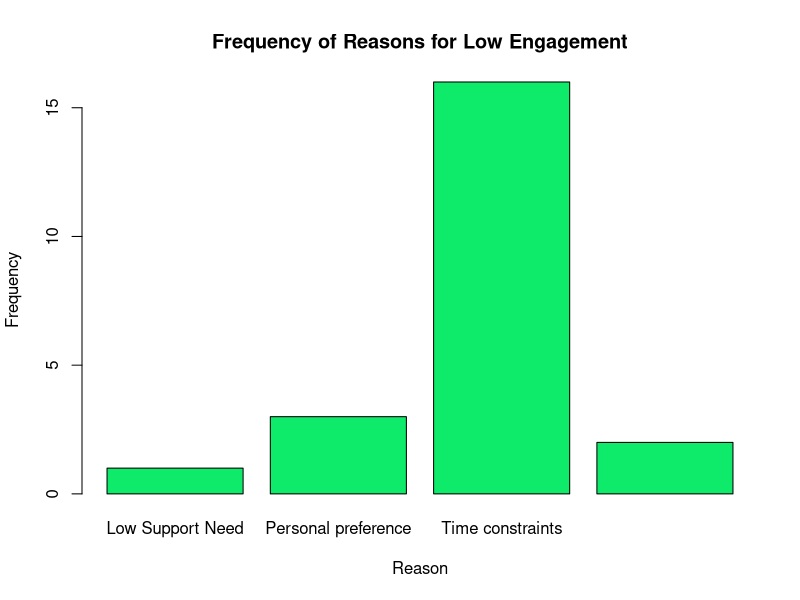
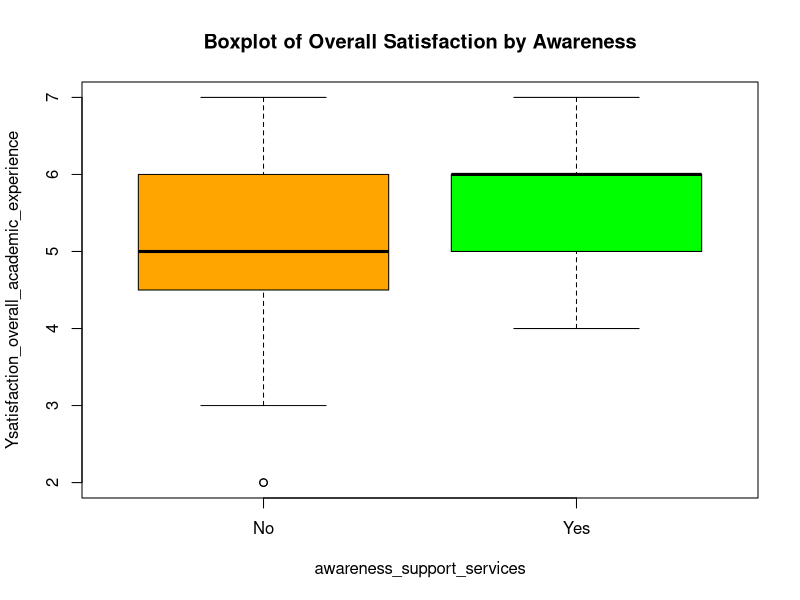
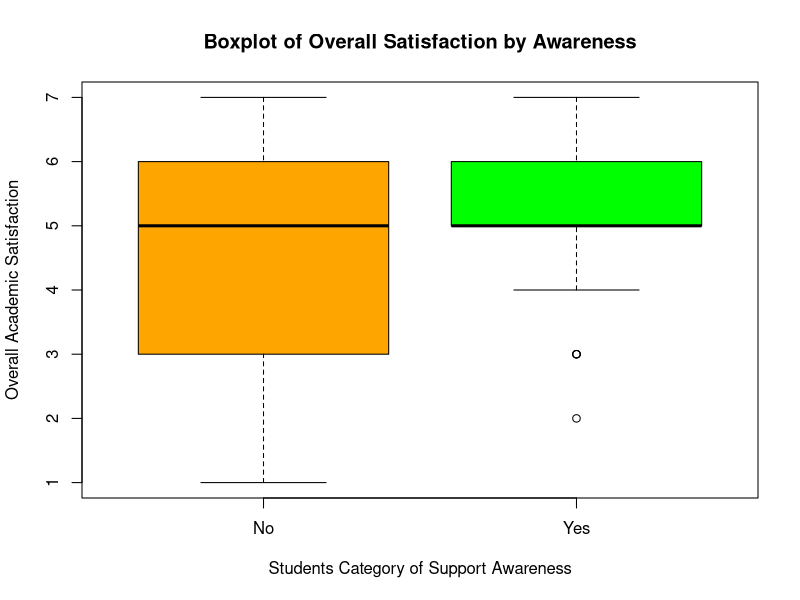
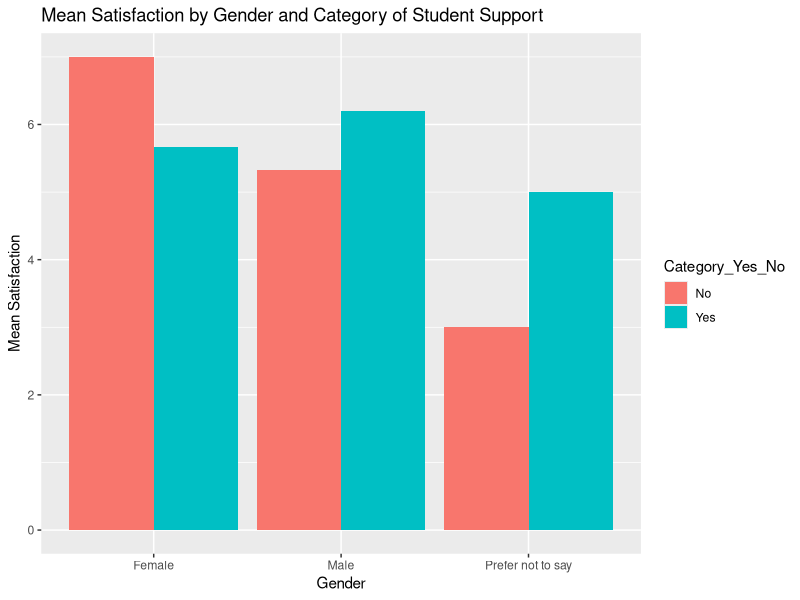
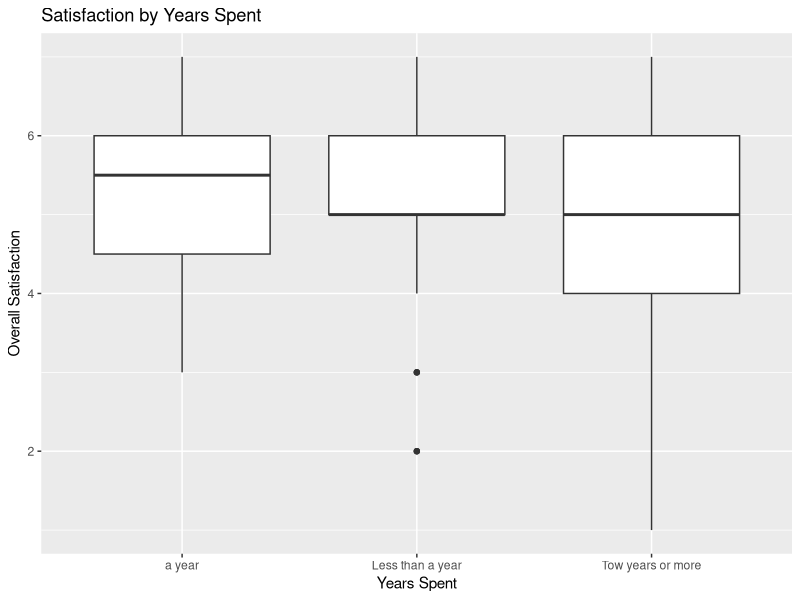
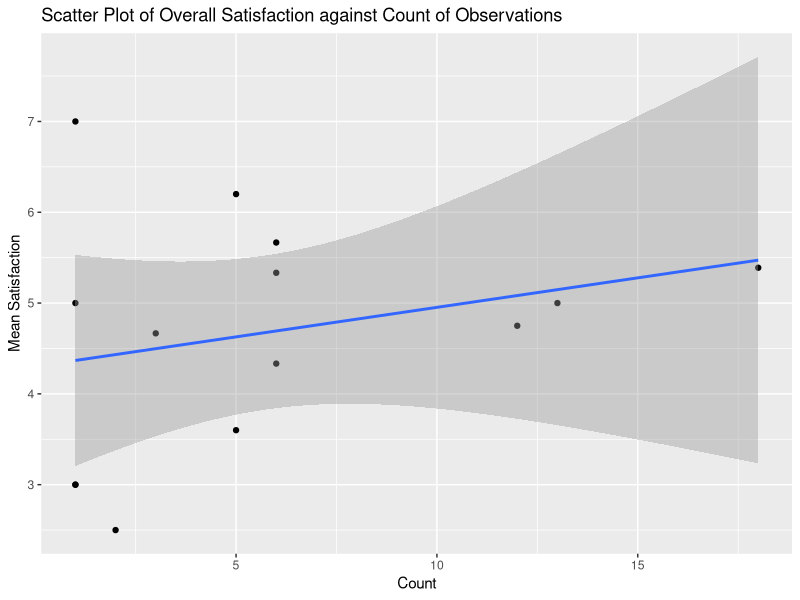
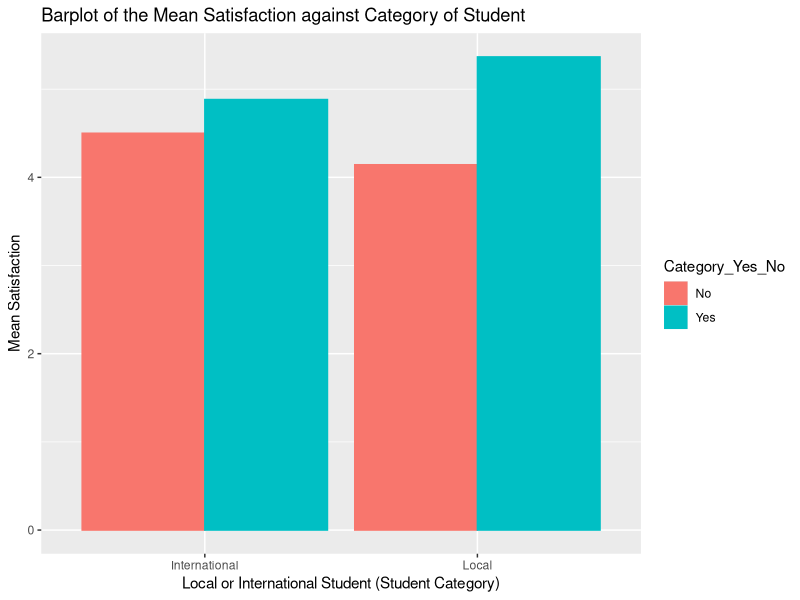

Generate these figures, in order, with R:
data <- read.csv("project.csv")
# View(data)


data <- data[-c(1, 2), ]
# View(data)


library(dplyr)
# deleting unnecessery colums
data <- data %>%
    select(
        -StartDate, -EndDate, -Status, -IPAddress, -Progress, -Duration..in.seconds.,
        -Finished, -RecordedDate, -ResponseId, -RecipientLastName, -RecipientFirstName,
        -RecipientLastName, -RecipientEmail, -ExternalReference, -LocationLatitude,
        -LocationLongitude, -DistributionChannel, -UserLanguage
    )

# View(data)


na_count <- sum(is.na(data$scl_dpt))
na_count
empty_string_count <- sum(data$scl_dpt == "")
empty_string_count

# deleting evry row that has an empty string in its scl dpt
data <- subset(data, scl_dpt != "")
# View(data)


View(data)

print(names(data))

View(data)


data <- data %>%
    mutate(
        Category_Yes_No = ifelse(No_or_YesBlock_1 <= 3, "No", "Yes")
    )

data <- data %>%
    select(
        consent, No_or_YesBlock_1, Category_Yes_No, everything()
    )


data <- data %>%
    mutate(
        overall_student_satisfaction = ifelse(
            No_or_YesBlock_1 > 3, nan_overall_expY_1, satis_on_experience_1
        )
    )


# Change Variable Name for readability

names(data) <- c("consent", "category_student_support", "Category_Yes_No", "satisfaction_non-academic-support", "stress_level_support", "time_management_support", "satisfaction_communication_channels", "awareness_support_services", "grade_support_services", "Ysatisfaction_overall_academic_experience", "suggest_new_support", "new_support_suggestion", "reason_for_lack_of_engagement", "other_reasons_for_lack", "will_engagement_impact_performance", "Nsatisfaction_overall_academic_experience", "satisfaction_academic_performance", "awareness_non_academic_support", "prospect_of_engagement_academic_improvement", "suggestion_new_academic_support", "age", "gender", "years_spent", "local_or_inter", "school_department", "major", "overall_student_satisfaction")

ncol(data)
View(data)


students_with_support <- data[data$No_or_YesBlock_1 > 3, ]$Ysatisfaction_overall_academic_experience
students_with_no_support <- data[data$No_or_YesBlock_1 <= 3, ]$Nsatisfaction_overall_academic_experience


data$Ysatisfaction_overall_academic_experience <- as.numeric(data$Ysatisfaction_overall_academic_experience)
data$Nsatisfaction_overall_academic_experience <- as.numeric(data$Nsatisfaction_overall_academic_experience)


students_with_support <- data$Ysatisfaction_overall_academic_experience
students_with_no_support <- data$Nsatisfaction_overall_academic_experience




# First Inferential Test
# T.test

t.test_overall_experience <- t.test(students_with_support, students_with_no_support, alternative = "two.sided")
t.test_overall_experience


# t.test_overall_experience

#         Welch Two Sample t-test

# data:  students_with_support and students_with_no_support
# t = 2.5257, df = 30.067, p-value = 0.01705
# alternative hypothesis: true difference in means is not equal to 0
# 95 percent confidence interval:
#  0.1821807 1.7206407
# sample estimates:
# mean of x mean of y
#  5.224138  4.272727


# Second Inferential Test
# Linear Regression


View(data)


data$category_student_support <- as.numeric(data$category_student_support)



linear_regression <- lm(overall_student_satisfaction ~ category_student_support, data = data)


summary(linear_regression)



summary(linear_regression)



# Descriptive Analysis

View(data)
data$reason_for_lack_of_engagement <- gsub("Lack of awareness about available services", "Unawareness of Services", data$reason_for_lack_of_engagement)

data$reason_for_lack_of_engagement <- gsub("Limited perceived need for non-academic support", "Low Support Need", data$reason_for_lack_of_engagement)

category_no <- data[data$Category_Yes_No == "No", ]
reason_no_support <- category_no$reason_for_lack_of_engagement
reason_no_support

reason_no_support <- table(reason_no_support)

reason_no_support
?gsub()


barplot(reason_no_support, main = "Frequency of Reasons for Low Engagement", col = "#0eeb6a", xlab = "Reason", ylab = "Frequency")


boxplot(Ysatisfaction_overall_academic_experience ~ awareness_support_services, data = data, main = "Boxplot of Overall Satisfaction by Awareness", col = c("orange", "green", xlab = "Students' Awareness of Support Services", ylab = "Overall Academic Experience"))



names(data)

data <- data %>%
    mutate(
        combined_awareness = ifelse(Category_Yes_No == "Yes", awareness_support_services, awareness_non_academic_support)
    )


data$combined_awareness <- as.factor(data$combined_awareness)
data$overall_student_satisfaction <- as.numeric(data$overall_student_satisfaction)


View(data)
boxplot(overall_student_satisfaction ~ combined_awareness, data = data, main = "Boxplot of Overall Satisfaction by Awareness", col = c("orange", "green"), xlab = "Students Category of Support Awareness", ylab = "Overall Academic Satisfaction")


cleaned_data <- data[, c(1:3, 21:28)]

View(cleaned_data)

cleaned_data <- cleaned_data %>%
    mutate(
        local_or_inter = case_when(
            grepl("local", local_or_inter, ignore.case = TRUE) ~ "Local",
            grepl("international", local_or_inter, ignore.case = TRUE) ~ "International"
        )
    )


View(cleaned_data)

cleaned_data2 <- cleaned_data %>%
    group_by(gender, Category_Yes_No, years_spent) %>%
    summarise(
        mean_satisfaction = mean(overall_student_satisfaction),
        median_satisfaction = median(overall_student_satisfaction),
        min_satisfaction = min(overall_student_satisfaction),
        max_satisfaction = max(overall_student_satisfaction),
        count = n()
    )

View(cleaned_data2)


cleaned_data3 <- cleaned_data %>%
    group_by(gender, Category_Yes_No) %>%
    summarise(
        mean_satisfaction = mean(overall_student_satisfaction),
        count = n()
    )


View(cleaned_data3)


cleaned_data4 <- cleaned_data %>%
    group_by(local_or_inter, Category_Yes_No) %>%
    summarise(
        mean_satisfaction = mean(overall_student_satisfaction),
        count = n()
    )


View(cleaned_data4)




# Plotting
library(ggplot2)

ggplot(cleaned_data2, aes(x = gender, y = mean_satisfaction, fill = Category_Yes_No)) +
    geom_bar(stat = "identity", position = "dodge") +
    labs(title = "Mean Satisfaction by Gender and Category of Student Support", x = "Gender", y = "Mean Satisfaction")


ggplot(cleaned_data, aes(x = years_spent, y = overall_student_satisfaction)) +
    geom_boxplot() +
    labs(title = "Satisfaction by Years Spent", x = "Years Spent", y = "Overall Satisfaction")


ggplot(cleaned_data2, aes(x = count, y = mean_satisfaction)) +
    geom_point() +
    labs(title = "Scatter Plot of Overall Satisfaction against Count of Observations", x = "Count", y = "Mean Satisfaction") +
    geom_smooth(
        method = "lm", level = 0.97
    )


ggplot(cleaned_data4, aes(x = local_or_inter, y = mean_satisfaction, fill = Category_Yes_No, color = Category_Yes_No)) +
    geom_bar(stat = "identity", position = "dodge") +
    labs(
        title = "Barplot of the Mean Satisfaction against Category of Student",
        x = "Local or International Student (Student Category)",
        y = "Mean Satisfaction"
    )


class(data$category_student_support)

View(data)
